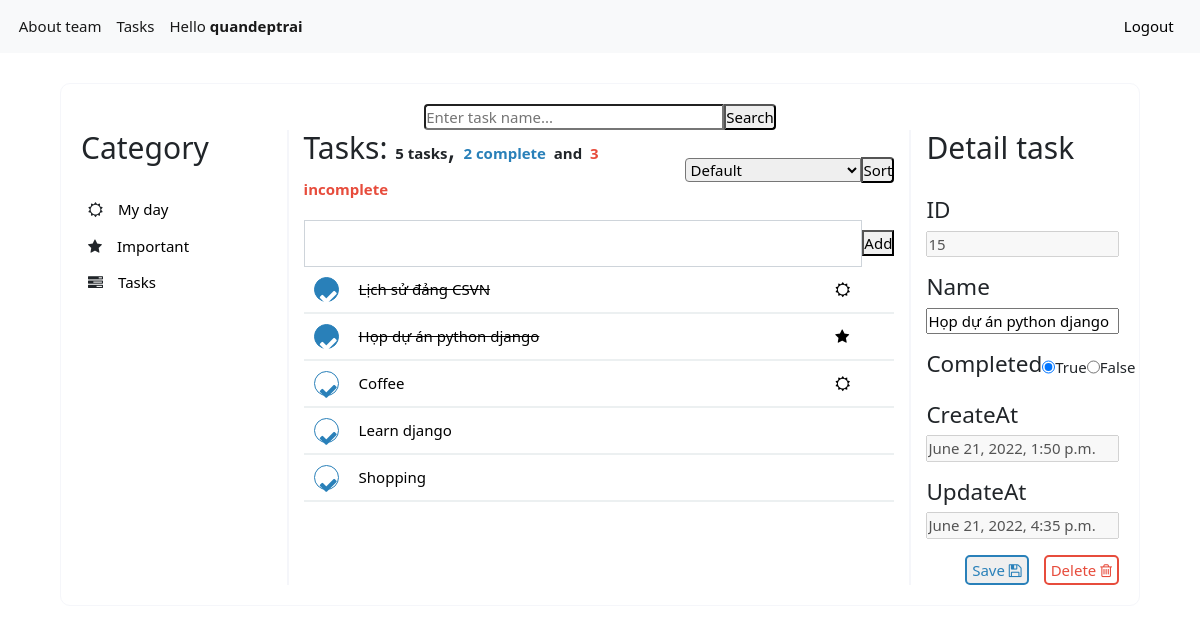
Page /list/3/task/15?keyword=None&sort=None (signed in) on the committed database.
### tasks/models.py (models this page shows, shortened)
class Task(models.Model):
    user = models.ForeignKey(User,
                             on_delete=models.CASCADE,
                             null=True, blank=True)
    name = models.TextField(max_length=255)
    createdAt = models.DateTimeField(auto_now_add=True)
    updatedAt = models.DateTimeField(auto_now=True)
    complete = models.BooleanField(default=False)
    category = models.ForeignKey(Category,
                                   on_delete=models.CASCADE,
                                   blank=True, null=True)

### tasks/views.py (the view)
# urls.py: path('list/<int:category_id>/task/<int:task_id>', detail_view, name = 'detail'),
def detail_view(request, category_id, task_id):
    keyword = request.GET.get('keyword')
    sort = request.GET.get('sort')
    if keyword == "None":
        keyword = ''
    if sort == "None":
        sort = ''
    task = Task.objects.get(id=task_id)
    user = request.user if request.user.is_authenticated else None
    tasks = Task.objects.all()
    if keyword:
        tasks = Task.objects.filter(name__icontains = keyword)
    if category_id != 3:
        tasks = tasks.filter(category__id = category_id)
        if category_id == 1:
            dt = datetime.datetime.now()
            tasks = tasks.filter(createdAt__contains = datetime.date(dt.year, dt.month, dt.day))
    tasks = tasks.filter(user=user)
    if sort=="1":
        tasks = tasks.order_by('name').values()
    if sort=="2":
        tasks = tasks.order_by('complete').values()
    count_complete = tasks.filter(complete = True).count()
    count_incomplete = tasks.filter(complete = False).count()
    context = {
        'keyword': keyword,
        'task': task,
        'tasks': tasks,
        'category_id': category_id,
        'count_complete': count_complete,
        'count_incomplete': count_incomplete,
        'typesort': sort,
        'form':TaskForm()
    }
    return render(request, 'list.html', context)

### tasks/forms.py
class TaskForm(forms.Form):
    name = forms.CharField(label='', required=False,
                           widget=forms.TextInput(attrs={'class':'form-control'}),
                           max_length=255)

### tasks/templates/list.html (shortened to what this page needs)
{%extends 'base.html'%} {%load static%} {%block css%}
<link rel="stylesheet" href="{% static 'css/list.css' %}" /> {% endblock %}
{%block body%}
<div class="list-form">
  <div class="search-task">
    <form>
      <input
        type="text"
        name="keyword"
        class="input-text-search"
        id="keyword"
        value="{{keyword|default:''}}"
        placeholder="Enter task name..."
      />
      <input type="submit" class="input-submit-search" value="Search" />
  </div>
  <div class="main-list-task">
    <div class="category-task">
      <h2>Category</h2>
      <div class="menu-category">
        <ul>
          <li>
            <i class="fa fa-sun-o" aria-hidden="true"></i
            ><a href="{% url 'tasks:list' 1 %}">My day</a>
          </li>
          <li>
            <i class="fa fa-star" aria-hidden="true"></i
            ><a href="{% url 'tasks:list' 2 %}">Important</a>
          </li>
          <li>
            <i class="fa fa-tasks" aria-hidden="true"></i
            ><a href="{% url 'tasks:list' 3 %}">Tasks</a>
          </li>
        </ul>
      </div>
    </div>
    <div class="list-task">
      <div class="list-task-top">
        <h2 style="display: inline-block">
        {% if category_id == 1 %}
          My day:
        {% elif category_id == 2 %}
          Important:
        {% else %}
          Tasks:
        {% endif %}
        <b>{{tasks.count}} tasks</b>,
        <b style="color: #2980b9">{{count_complete}} complete</b>
        <b> and</b>
        <b style="color: #e74c3c">{{count_incomplete}} incomplete</b>
        </h2>
        <div>
          <form>
            <select class="selected-box-sort" name="sort">
              {% if typesort %}
                {% if typesort == "0" %}
                <option value=0 selected="selected">Default</option>
                <option value=1>Sort by name</option>
                <option value=2>Complete/Incomplete</option>
                {%elif typesort == "1"%}
                <option value=0>Default</option>
                <option value=1 selected="selected">Sort by name</option>
                <option value=2>Complete/Incomplete</option>
                {%elif typesort == "2"%}
                <option value=0>Default</option>
                <option value=1>Sort by name</option>
                <option value=2 selected="selected">Complete/Incomplete</option>
                {%endif%}
              {% else%}
                <option value=0>Default</option>
              {% endif %}
            </select>
            <input class="sort-task-by-name" type="submit" value="Sort"/>
          </form>
        </div>
      </div>
      <div class="add-task">
        <form action="{% url 'tasks:add_task' category_id %}" method = "post">{% csrf_token %}
            {{form}}
          <input type="submit" class="input-submit-search" value="Add" />
        </form>
      </div>
      <div>
        <div class="show-list">
          {% for task in tasks%}
          <div class="task">
            <a class="task-complete" style="width: 25px; height: 25px; border-radius: 50%; color: {% if task.complete %}white{% else %}#2980b9{% endif %}; background-color: {% if task.complete %}#2980b9{% else %}white{% endif %}"href="/list/{{category_id}}/task/{{task.id}}/complete?keyword={{keyword}}&sort={{typesort}}"><i class="fa fa-check" aria-hidden="true"></i></a>
            <a href="/list/{{category_id}}/task/{{task.id}}?keyword={{keyword}}&sort={{typesort}}"
              style="text-decoration-line: {% if task.complete %}line-through{% else %}none{% endif %}; color: black"
            >{{task.name}}</a>
           {% if category_id == 3 %}
            <a href="#" style="color:black">{% if task.category_id == 1 %}
            <i class="fa fa-sun-o" aria-hidden="true"></i>
            {% elif task.category_id == 2 %}
            <i class="fa fa-star" aria-hidden="true"></i>
            {% endif %}</a>{% endif %}
          </div>
          {% endfor %}
        </div>
      </div>
    </div>
    <div class="detail-task">
      <h2>Detail task</h2>
      {%if task%}
        <form action="{% url 'tasks:update' category_id task.id  %}" method="post"> {% csrf_token %}
          <div class="detail" style="margin-top: 30px">
            <h4>ID</h4>
            <input type="text" name='id' value="{{task.id}}" style="margin-bottom: 16px; width: 100%;" disabled="disabled">
            <h4>Name</h4>
            <input type="text" name='name' value="{{task.name}}" style="margin-bottom: 16px; width: 100%;">
            <div style="display: flex; justify-content: space-between;  margin-bottom: 16px; align-items: center;">
              <h4 style="display: inline-block;">Completed</h4>
              {%if task.complete%}
                <input type="radio" name="iscomplete" id="complete" value="True" checked style="width: 20px; height: 20px;" checked>
                <label for="complete">True</label>
                <input type="radio" name="iscomplete" id="incomplete" value="False" style="width: 20px; height: 20px;">
                <label for="incomplete">False</label>
                {%else%}
                <input type="radio" name="iscomplete" id="complete" value="True" checked style="width: 20px; height: 20px;">
                <label for="complete">True</label>
                <input type="radio" name="iscomplete" id="incomplete" value="False" style="width: 20px; height: 20px;"  checked>
                <label for="incomplete">False</label>
              {%endif%}
            </div>
            <h4>CreateAt</h4>
            <input type="text" name='x' value="{{task.createdAt}}" style="margin-bottom: 16px; width: 100%;"  disabled="disabled">
            <h4>UpdateAt</h4>
            <input type="text" name='x' value="{{task.updatedAt}}" style="margin-bottom: 16px; width: 100%;"  disabled="disabled">
          </div>
          <div>
            <div class="submit-save-delete">
              <button class="submit-save">Save <i class="fa fa-floppy-o" aria-hidden="true"></i></button>
              <a class="submit-delete" href="{% url 'tasks:delete' category_id task.id  %}">Delete <i class="fa fa-trash-o" aria-hidden="true"></i></a>
            </div>
          </div>
        </form>
      {%endif%}
    </div>
  </div>
</div>
{% endblock %}

### todolist/templates/base.html (shortened to what this page needs)
<!DOCTYPE html>
<html lang="en">
  <head>
    {% load static %}
    <link
      rel="stylesheet"
      type="text/css"
      href="https://cdnjs.cloudflare.com/ajax/libs/normalize/3.0.2/normalize.min.css"
    />
    <link
      rel="stylesheet"
      type="text/css"
      href="https://cdnjs.cloudflare.com/ajax/libs/skeleton/2.0.4/skeleton.min.css"
    />
    <link
      rel="stylesheet"
      type="text/css"
      href="{% static 'css/style.css' %}"
    />
    {% block css %}{% endblock %}
    <link
      href="https://cdn.jsdelivr.net/npm/bootstrap@5.1.3/dist/css/bootstrap.min.css"
      rel="stylesheet"
    />
    <link
      rel="stylesheet"
      href="https://cdnjs.cloudflare.com/ajax/libs/font-awesome/4.7.0/css/font-awesome.min.css"
    />
  </head>
  <body>
    <nav
      class="navbar navbar-expand-lg navbar-light bg-light"
      style="font-size: 15px"
    >
      <div class="container-fluid">
        <div class="collapse navbar-collapse" id="navbarSupportedContent">
          <ul class="navbar-nav me-auto mb-2 mb-lg-0">
            <li class="nav-item">
              <a class="nav-link active" aria-current="page" href="/"
                >About team</a
              >
            </li>
            {% if not user.is_authenticated %}
            <li class="nav-item">
              <a
                class="nav-link active"
                aria-current="page"
                href="{% url 'auth:login' %}"
                >Login</a
              >
            </li>
            {%else%}
            <li class="nav-item">
              <a
                class="nav-link active"
                aria-current="page"
                href="{% url 'tasks:list' 1 %}"
                >Tasks</a
              >
            </li>
            <li class="nav-item">
              <a class="nav-link active" aria-current="page" href="#"
                >Hello <strong>{{user.username}}</strong></a
              >
            </li>
            {% endif %}
          </ul>
          {% if user.is_authenticated %}
          <a
            class="nav-link active"
            aria-current="page"
            href="{% url 'auth:logout' %}"
            style="color: black"
            >Logout</a
          >
          {% endif %}
        </div>
      </div>
    </nav>
    {% block body %}{% endblock %}
  </body>
</html>

### todolist/static/css/style.css (style rules this page uses)
* { font-size: 15px; margin: 0px; padding: 0px; box-sizing: border-box; }

### tasks/static/css/list.css (style rules this page uses)
.list-form { margin: 0 auto; margin-top: 30px; width: 90%; border: 1px solid #f5f6fa; border-radius: 10px; padding: 20px; }
.list-form .search-task form { display: flex; align-items: center; justify-content: center; }
.list-form .search-task form input, .list-task input { border-radius: 0; }
.selected-box-sort { border-radius: 0; }
.list-form .search-task form .input-text-search, .selected-box-sort { border-bottom-left-radius: 4px; border-top-left-radius: 4px; }
.list-form .search-task form .input-text-search { width: 300px; }
.list-form .search-task form .input-submit-search, .list-task .sort-task-by-name { border-bottom-right-radius: 4px; border-top-right-radius: 4px; }
.category-task h2, .detail-task h2 { margin-bottom: 25px; }
.list-task-top { margin-bottom: 0px; }
.list-form .main-list-task { display: flex; width: 100%; }
.list-form .main-list-task .category-task { width: 20%; border-right: 2px solid #f5f6fa; }
.list-form .main-list-task .category-task .menu-category ul { padding-left: 0px; }
.list-form .main-list-task .category-task .menu-category ul li { list-style: none; margin-bottom: 0px; padding: 7px; }
.list-form .main-list-task .category-task .menu-category ul li a { text-decoration: none; margin-left: 15px; color: black; }
.list-form .main-list-task .list-task { width: 60%; padding: 0px 15px 0px 15px; border-right: 2px solid #f5f6fa; }
.list-form .main-list-task .list-task .list-task-top { display: flex; justify-content: space-between; align-items: center; }
.list-form .main-list-task .list-task .list-task-top div { display: flex; align-items: center; justify-content: flex-end; }
.list-form .main-list-task .list-task .add-task { margin-top: 10px; }
.list-form .main-list-task .list-task .add-task form { display: flex; align-items: center; }
.list-form .main-list-task .list-task .add-task form input:nth-child(2) { font-size: 1.5rem; }
.list-form .main-list-task .list-task .show-list .task { display: flex; align-items: center; gap: 20px; border-bottom: 2px solid #ecf0f1; padding: 10px; }
.list-form .main-list-task .list-task .show-list .task a:nth-child(2) { width: 80%; }
.list-form .main-list-task .detail-task { padding-left: 15px; width: 20%; }
.main-list-task a { text-decoration: none; }
.task-complete { border: 1px solid #2980b9; border-radius: 5px; padding: 4px; width: 90px; font-size: 1.3rem; text-align: center; }
.submit-save, .submit-delete { height: 100%; border-radius: 5px; padding: 2px 5px 2px 5px; }
.submit-save { color: #2980b9; border: 2px solid #2980b9; }
.submit-delete { color: #e74c3c; border: 2px solid #e74c3c; }
.submit-save-delete { display: flex; align-items: center; justify-content: flex-end; gap: 1rem; }

### rows in the picture
Task: name "Lịch sử đảng CSVN"
Task: name "Họp dự án python django", id "15", x "June 21, 2022, 1:50 p.m.", x "June 21, 2022, 4:35 p.m."
Task: name "Coffee"
Task: name "Learn django"
Task: name "Shopping"

### other values in the picture
{{ user.username }} "quandeptrai"
{{ tasks.count }} "5"
{{ count_complete }} "2"
{{ count_incomplete }} "3"
